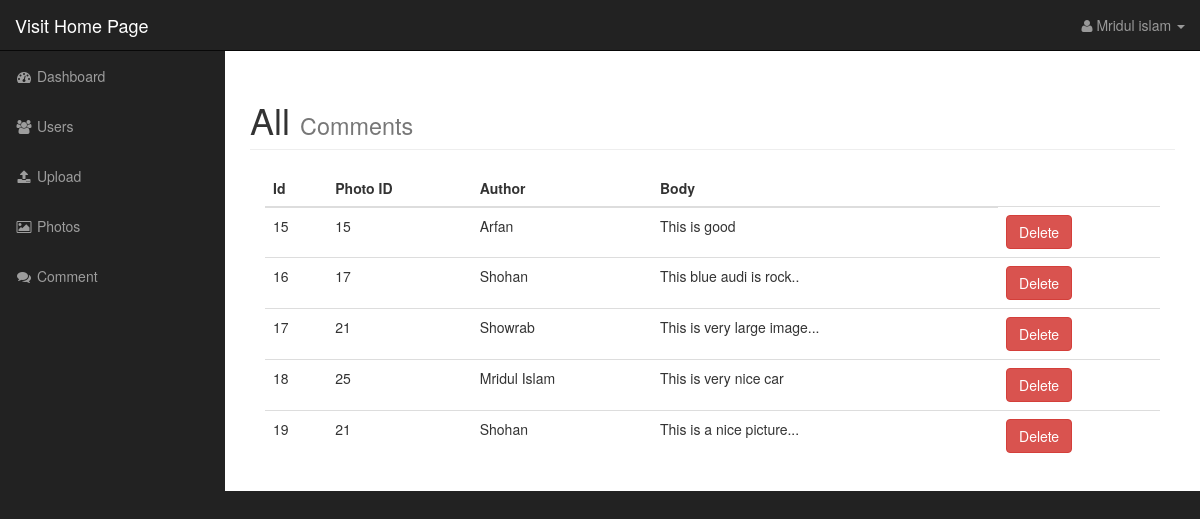
The app's page /admin/comments.php (signed in) with its own data.
### tables this page shows
CREATE TABLE `users` (
  `id` int(11) NOT NULL,
  `username` varchar(255) NOT NULL,
  `password` varchar(255) NOT NULL,
  `first_name` varchar(255) NOT NULL,
  `last_name` varchar(255) NOT NULL,
  `user_image` varchar(255) NOT NULL
);

CREATE TABLE `comments` (
  `id` int(11) NOT NULL,
  `photo_id` int(11) NOT NULL,
  `author` varchar(255) NOT NULL,
  `body` text NOT NULL
);

### admin/includes/database.php (called while the page is built, shortened)
<?php
class Database {
	public $connection;
	public function open_db_connection(){
		$this->connection = new mysqli(DB_HOST, DB_USER, DB_PASS, DB_NAME);
	}
	public function query($sql){
		$result = $this->connection->query($sql);
		return $result;
	}
}
$database = new Database();
?>

### admin/includes/db_object.php (called while the page is built, shortened)
<?php
class Db_object {
	protected static $db_table;
	public static function find_all() {
		return static::find_by_query("SELECT * FROM " . static::$db_table);
	}
	public static function find_by_id($id){
		$the_result_array = static::find_by_query("SELECT * FROM " . static::$db_table . " WHERE id = {$id} LIMIT 1");
		return !empty($the_result_array)? array_shift($the_result_array): false;
	}
	public static function find_by_query($sql) {
		global $database;
		$result = $database->query($sql);
		$the_object_array = array();
		while($row = mysqli_fetch_array($result)){
			$the_object_array[] = static::instantiation($row);
		}
		return $the_object_array;
	}
	public static function instantiation($the_record) {
		$the_object = new $calling_class;
        foreach ($the_record as $the_attribute => $value) {
        	if($the_object->has_the_attribute($the_attribute)){
        		$the_object->$the_attribute = $value;
        	}
        }
        return $the_object;
	}
	private function has_the_attribute($the_attribute) {
		$properties = get_object_vars($this);
		return array_key_exists($the_attribute, $properties);
	}
}
?>

### admin/comments.php (the view, shortened to what this page needs)
<?php include("includes/admin_header.php"); ?>
<?php
$comments = Comment::find_all();
?>
            <?php include("includes/admin_top_nav.php"); ?>
            <?php include("includes/admin_side_nav.php"); ?>
        </nav>
        <div id="page-wrapper">
            <div class="container-fluid">
                <div class="row">
                    <div class="col-lg-12">
                        <h1 class="page-header">
                            All
                                <small>Comments</small>
                        </h1>
                        <div class="col-md-12">
                            <table class="table table-hover">
                                <thead>
                                    <tr>
                                        <th>Id</th>
                                        <th>Photo ID</th>
                                        <th>Author</th>
                                        <th>Body</th>
                                    </tr>
                                </thead>
                                <tbody>
                                <?php foreach($comments as $comment){  ?>
                                <tr>
                                    <td><?php echo $comment->id; ?></td>
                                    <td><?php echo $comment->photo_id; ?></td>
                                    <td><?php echo $comment->author; ?></td>
                                    <td><?php echo $comment->body; ?></td>
                                    <td><a href="delete_comment.php?id=<?php echo $comment->id;?>" class="btn btn-danger">Delete</a></td>
                                </tr>
                                <?php
                                }
                                ?>
                                </tbody>
                            </table>
                        </div>
                    </div>
                </div>
            </div>
        </div>
  <?php include("includes/admin_footer.php"); ?>

### admin/includes/admin_top_nav.php (shortened to what this page needs)
<nav class="navbar navbar-inverse navbar-fixed-top" role="navigation">
    <div class="navbar-header">
        <a class="navbar-brand" href="../index.php">Visit Home Page</a>
    </div>
    <ul class="nav navbar-right top-nav">
        <li class="dropdown">
            <a href="#" class="dropdown-toggle" data-toggle="dropdown"><i class="fa fa-user"></i>
                <?php
                $user_id = $_SESSION['user_id'];
                $user = User::find_by_id($user_id);
                echo $user->username;
                ?>
            <b class="caret"></b></a>
        </li>
    </ul>

### admin/css/sb-admin.css (style rules this page uses)
body { margin-top: 100px; background-color: #222; }
@media (min-width:768px) { body { margin-top: 50px; } }
#page-wrapper { width: 100%; padding: 0; background-color: #fff; }
@media (min-width:768px) { #page-wrapper { padding: 10px; } }
.top-nav { padding: 0 15px; }
.top-nav>li { display: inline-block; float: left; }
.top-nav>li>a { padding-top: 15px; padding-bottom: 15px; line-height: 20px; color: #999; }

### records on screen
users: username "Mridul islam"
comments: id "15", photo "15", author "Arfan", body "This is good"
comments: id "16", photo "17", author "Shohan", body "This blue audi is rock.."
comments: id "17", photo "21", author "Showrab", body "This is very large image..."
comments: id "18", photo "25", author "Mridul Islam", body "This is very nice car"
comments: id "19", photo "21", author "Shohan", body "This is a nice picture..."
